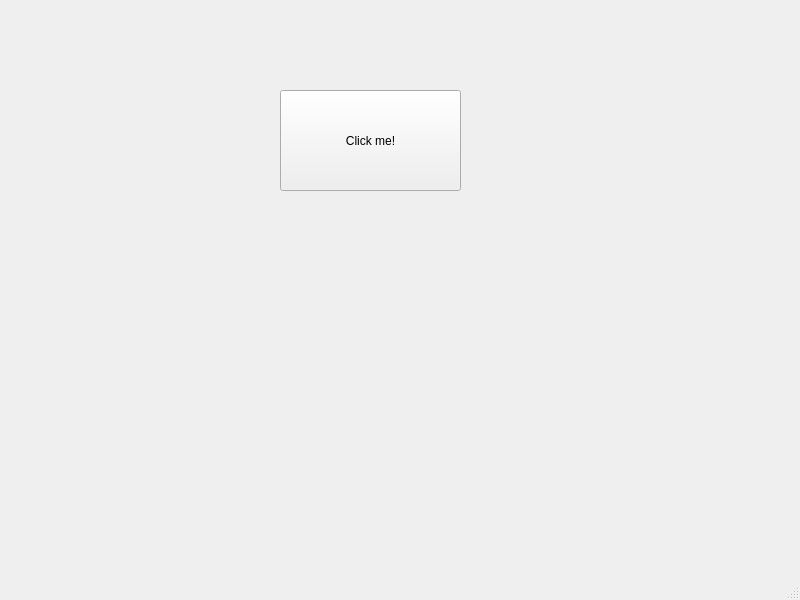
<?xml version="1.0" encoding="UTF-8"?>
<ui version="4.0">
 <class>MainWindow</class>
 <widget class="QMainWindow" name="MainWindow">
  <property name="geometry">
   <rect>
    <x>0</x>
    <y>0</y>
    <width>800</width>
    <height>600</height>
   </rect>
  </property>
  <property name="windowTitle">
   <string>MainWindow</string>
  </property>
  <widget class="QWidget" name="centralwidget">
   <widget class="QPushButton" name="pushButton">
    <property name="geometry">
     <rect>
      <x>280</x>
      <y>90</y>
      <width>181</width>
      <height>101</height>
     </rect>
    </property>
    <property name="text">
     <string>Click me!</string>
    </property>
   </widget>
  </widget>
  <widget class="QMenuBar" name="menubar">
   <property name="geometry">
    <rect>
     <x>0</x>
     <y>0</y>
     <width>800</width>
     <height>21</height>
    </rect>
   </property>
  </widget>
  <widget class="QStatusBar" name="statusbar"/>
 </widget>
 <resources/>
 <connections/>
</ui>
